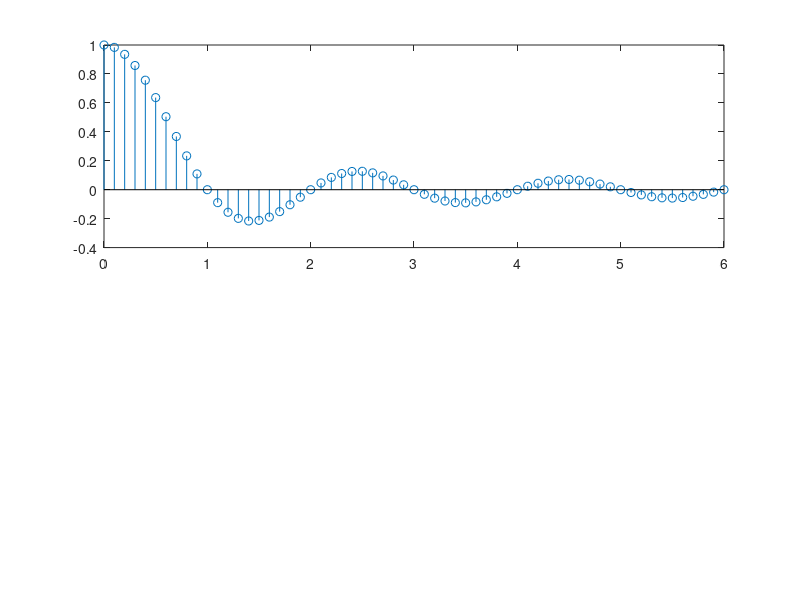

Source code (MATLAB): (Note: this script raises an error after producing the figure.)
n=0:0.1:6
x=sinc(n)
%x=[4 3 5 6 7 8]input('enter input')
%n=[1 2 3 4 6 7 ]input('enter range of time')
subplot(211)
stem(n,x)
a=0.5
[x0,n0]=scalesig(x,n,a);
subplot(212)
stem(n0,x0)